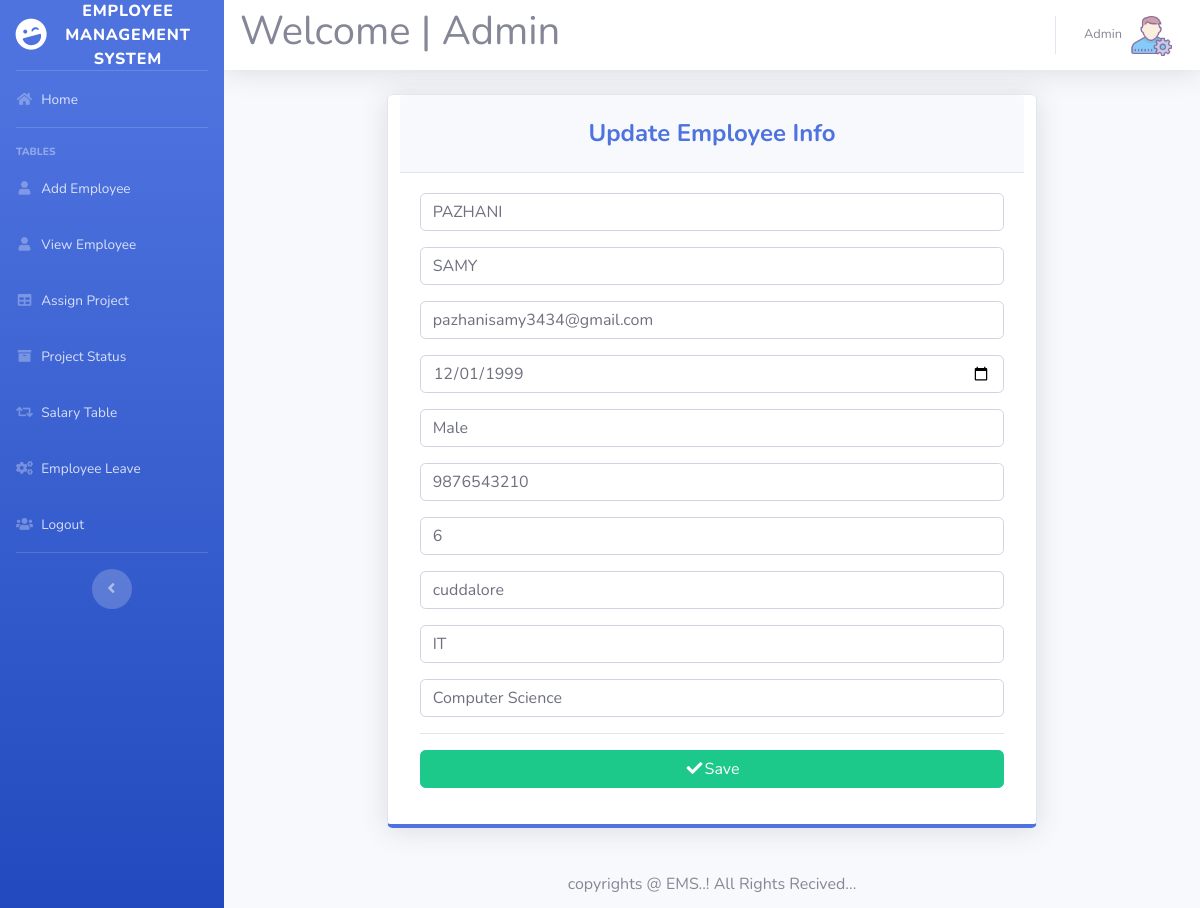
Page /edit.php?id=2 on the committed database.
### tables this page shows
CREATE TABLE `employee` (
  `id` int(11) NOT NULL,
  `firstName` varchar(100) NOT NULL,
  `lastName` varchar(100) NOT NULL,
  `email` varchar(100) NOT NULL,
  `password` text NOT NULL,
  `birthday` date NOT NULL,
  `gender` varchar(10) NOT NULL,
  `contact` varchar(20) NOT NULL,
  `nid` int(20) NOT NULL,
  `address` varchar(100) DEFAULT NULL,
  `dept` varchar(100) NOT NULL,
  `degree` varchar(100) NOT NULL,
  `pic` text NOT NULL
);

### edit.php (the view, shortened to what this page needs)
<?php
include 'sidebar.php';
?><?php
require_once ('process/dbh.php');
?>
<?php
	$id = (isset($_GET['id']) ? $_GET['id'] : '');
	$sql = "SELECT * from `employee` WHERE id=$id";
	$result = mysqli_query($conn, $sql);
	if($result){
	while($res = mysqli_fetch_assoc($result)){
	$firstname = $res['firstName'];
	$lastname = $res['lastName'];
	$email = $res['email'];
	$contact = $res['contact'];
	$address = $res['address'];
	$gender = $res['gender'];
	$birthday = $res['birthday'];
	$nid = $res['nid'];
	$dept = $res['dept'];
	$degree = $res['degree'];
}
}
?>
          <center><div class="card shadow mb-4 col-xs-12 col-md-8 border-bottom-primary">
            <div class="card-header py-3">
              <h4 class="m-2 font-weight-bold text-primary">Update Employee Info</h4>
            </div>
            <div class="card-body">
              <div class="table-responsive">
                        <form id = "registration" action="edit.php" method="POST">
                            <div class="form-group">
                              <input class="form-control"  name="firstName" value="<?php echo $firstname;?>">
                            </div>
                            <div class="form-group">
                              <input class="form-control"  name="lastName" value="<?php echo $lastname;?>">
                            </div>
                            <div class="form-group">
                              <input class="form-control"  name="email" value="<?php echo $email;?>">
                            </div>
                            <div class="form-group">
                              <input class="form-control" type="date" name="birthday" value="<?php echo $birthday;?>">
                            </div>
                            <div class="form-group">
                             <input class="form-control"  name="gender" value="<?php echo $gender;?>">
                            </div>
                            <div class="form-group">
                              <input class="form-control" name="contact" value="<?php echo $contact;?>">
                            </div>
                            <div class="form-group">
                              <input class="form-control" name="nid" value="<?php echo $nid;?>">
                            </div>
                            <div class="form-group">
                              <input class="form-control"  name="address" value="<?php echo $address;?>">
                            </div>
                            <div class="form-group">
                              <input class="form-control" name="dept" value="<?php echo $dept;?>">
                            </div>
                            <div class="form-group">
                              <input class="form-control" name="degree" value="<?php echo $degree;?>">
                            </div>
                            <div class="form-group">
                            <hr>
                            <button type="submit" class="btn btn-success btn-block" name="update"><i class="fa fa-check fa-fw"></i>Save</button>
                        </form>
                      </div>
            </div>
          </div></center>
                       <center>
    <div>
        <h1><font size="3">
            copyrights @ EMS..! All Rights Recived...
            </font>
        </h1></div></center>
    </div>

### rows in the picture
employee: firstName "PAZHANI", lastName "SAMY", email "pazhanisamy3434@gmail.com", birthday "12/01/1999", gender "Male", contact "9876543210", nid "6", address "cuddalore", dept "IT", degree "Computer Science"
